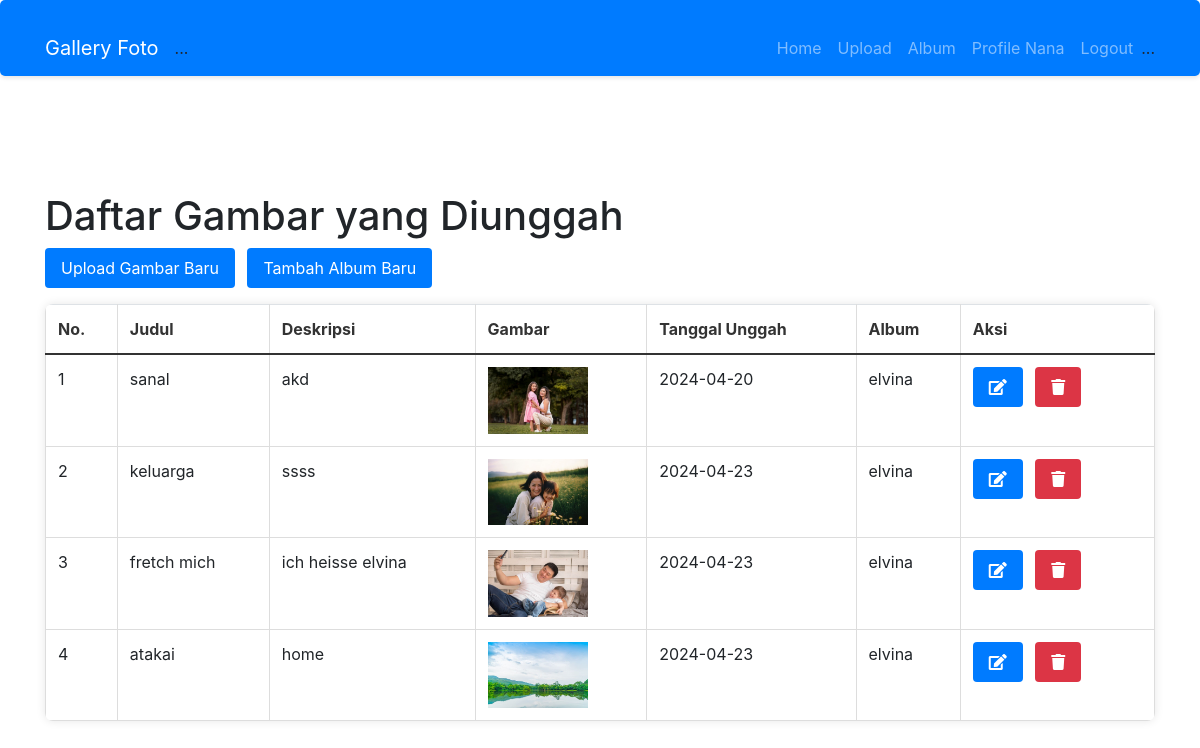
Page /?url=upload (signed in) on the committed database.
### tables this page shows
CREATE TABLE `foto` (
  `FotoID` int(11) NOT NULL,
  `JudulFoto` varchar(255) NOT NULL,
  `DeskripsiFoto` text NOT NULL,
  `TanggalUnggah` date NOT NULL,
  `NamaFile` varchar(255) NOT NULL,
  `AlbumID` int(11) NOT NULL,
  `UserID` int(11) NOT NULL
);

CREATE TABLE `album` (
  `AlbumID` int(11) NOT NULL,
  `NamaAlbum` varchar(255) NOT NULL,
  `Deskripsi` text NOT NULL,
  `TanggalDibuat` date NOT NULL,
  `UserID` int(11) NOT NULL
);

### page/upload.php (the view, shortened to what this page needs)
<?php
include 'koneksi.php';
$user_id = $_SESSION['user_id'];
?>
<!DOCTYPE html>
<html lang="en">
<head>
    <link rel="stylesheet" href="https://maxcdn.bootstrapcdn.com/bootstrap/4.5.2/css/bootstrap.min.css">
    <link rel="stylesheet" href="https://cdnjs.cloudflare.com/ajax/libs/font-awesome/5.15.3/css/all.min.css">
</head>
<body>
<br><br><br><br>
<div class="container">
    <div class="row">
        <div class="col-12">
            <h1>Daftar Gambar yang Diunggah</h1>
            <a href="?url=tambah1" class="btn btn-primary mb-3">Upload Gambar Baru</a>
            <a href="?url=tambah2" class="btn btn-primary mb-3">Tambah Album Baru</a>
            <table class="table">
                <thead>
                    <tr>
                        <th>No.</th>
                        <th>Judul</th>
                        <th>Deskripsi</th>
                        <th>Gambar</th>
                        <th>Tanggal Unggah</th>
                        <th>Album</th>
                        <th>Aksi</th>
                    </tr>
                </thead>
                <tbody>
                    <?php
                    $query = mysqli_query($conn, "SELECT * FROM foto WHERE UserID = '$user_id'");
                    $no = 1;
                    while ($row = mysqli_fetch_assoc($query)) {
                        $album_info = mysqli_query($conn, "SELECT * FROM album WHERE AlbumID = '" . $row['AlbumID'] . "'");
                        $album_data = mysqli_fetch_assoc($album_info);
                    ?>
                        <tr>
                            <td><?= $no++ ?></td>
                            <td><?= $row['JudulFoto'] ?></td>
                            <td><?= $row['DeskripsiFoto'] ?></td>
                            <td><img src="uploads/<?= $row['NamaFile'] ?>" alt="<?= $row['JudulFoto'] ?>" style="max-width: 100px;"></td>
                            <td><?= $row['TanggalUnggah'] ?></td>
                            <td><?= $album_data['NamaAlbum'] ?></td>
                            <td>
                            <a href="?url=edit&&id=<?= $row['FotoID'] ?>" class="btn btn-primary"><i class="fas fa-edit"></i></a>
                            <a href="?url=delete&&id=<?= $row['FotoID'] ?>" class="btn btn-danger" onclick="return confirm('Apakah Anda yakin ingin menghapus gambar ini?')"><i class="fas fa-trash"></i></a>
                            </td>
                        </tr>
                    <?php } ?>
                </tbody>
            </table>
        </div>
    </div>
</div>
</body>
</html>

### assets/css/style.css (style rules this page uses)
.container { margin-top: 20px; }
.row { display: flex; justify-content: space-between; }
.btn-primary { background-color: #2196F3; color: white; padding: 10px 20px; border: none; border-radius: 5px; cursor: pointer; font-size: 16px; }

### page/upload.php (style rules this page uses)
table { width: 100%; border-collapse: collapse; margin-bottom: 30px; border-radius: 8px; overflow: hidden; box-shadow: 0 0 10px rgba(0, 0, 0, 0.1); }
th, td { border: 1px solid #dddddd; padding: 12px; text-align: left; }
th { background-color: #f2f2f2; font-weight: bold; color: #333; }
.btn { padding: 8px 16px; margin-right: 8px; border: none; border-radius: 4px; cursor: pointer; text-decoration: none; color: #ffffff; background-color: #007bff; transition: background-color 0.3s ease; }
.btn-primary { background-color: #007bff; }
.btn-danger { background-color: #dc3545; }

### rows in the picture
foto: JudulFoto "sanal", DeskripsiFoto "akd", NamaFile (picture), TanggalUnggah "2024-04-20", AlbumID.NamaAlbum "elvina"
foto: JudulFoto "keluarga", DeskripsiFoto "ssss", NamaFile (picture), TanggalUnggah "2024-04-23", AlbumID.NamaAlbum "elvina"
foto: JudulFoto "fretch mich", DeskripsiFoto "ich heisse elvina", NamaFile (picture), TanggalUnggah "2024-04-23", AlbumID.NamaAlbum "elvina"
foto: JudulFoto "atakai", DeskripsiFoto "home", NamaFile (picture), TanggalUnggah "2024-04-23", AlbumID.NamaAlbum "elvina"

### other values in the picture
$_SESSION['username'] "Nana"
